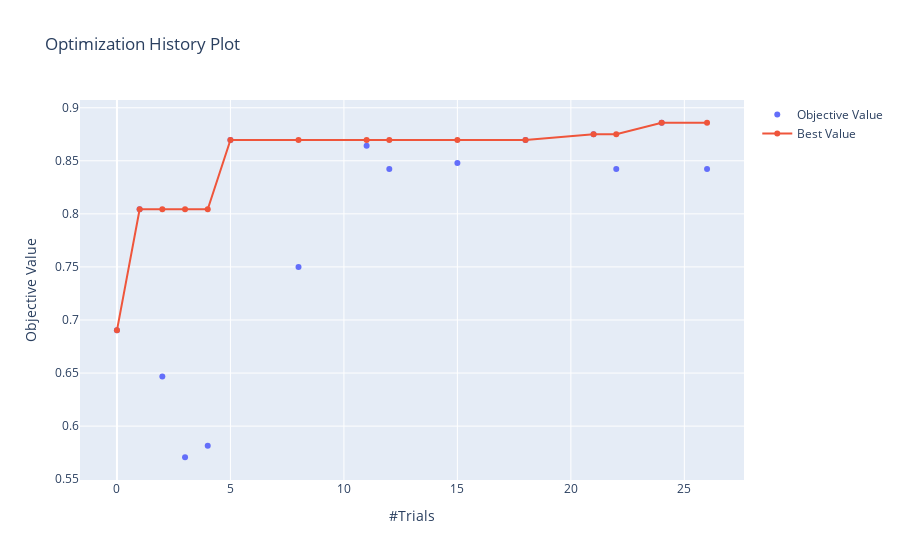

The notebook cell saved with this chart:
### Code cell
optuna.visualization.plot_optimization_history(study)

### Figure 1 — Plotly figure (JSON) as saved in the notebook; plotly's stock layout.template omitted (floating-point values rounded to 4 significant figures)
{"data": [{"mode": "markers", "name": "Objective Value", "type": "scatter", "x": [0, 1, 2, 3, 4, 5, 8, 11, 12, 15, 18, 21, 22, 24, 26], "y": [0.6902, 0.8043, 0.6467, 0.5707, 0.5815, 0.8696, 0.75, 0.8641, 0.8424, 0.8478, 0.8696, 0.875, 0.8424, 0.8859, 0.8424]}, {"name": "Best Value", "type": "scatter", "x": [0, 1, 2, 3, 4, 5, 8, 11, 12, 15, 18, 21, 22, 24, 26], "y": [0.6902, 0.8043, 0.8043, 0.8043, 0.8043, 0.8696, 0.8696, 0.8696, 0.8696, 0.8696, 0.8696, 0.875, 0.875, 0.8859, 0.8859]}], "layout": {"title": {"text": "Optimization History Plot"}, "xaxis": {"title": {"text": "#Trials"}}, "yaxis": {"title": {"text": "Objective Value"}}}}
